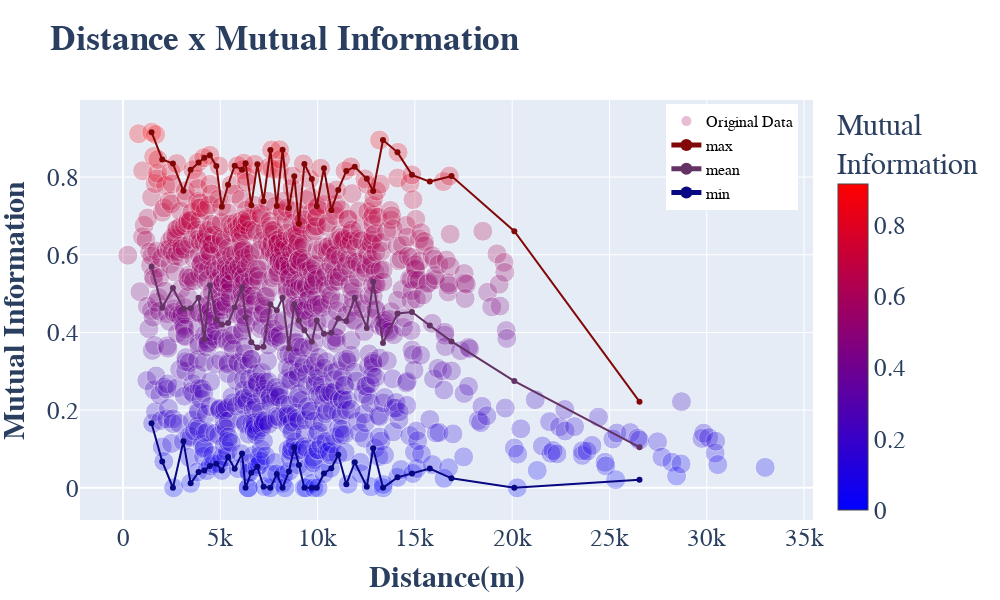

This figure's notebook cell:
### Code cell
fig2 = go.Figure()
fig2.add_trace(go.Scatter(x=dist_versus_infmutua['dist'], y=dist_versus_infmutua['mutual_inf'],
                    mode='markers', name='Original Data',
                     hovertemplate =
                    '<i>Distance</i>: %{x}<br>'+
                    '<i>Max Corr</i>: %{y}<br>'+
                    '<i>Count</i>: %{marker.size:,}',
                    marker=dict(
                       opacity=0.25,
                       color=dist_versus_infmutua['mutual_inf'],
                       colorbar=dict(
                          title="Mutual<br>Information"
                       ),
                       size=dist_versus_infmutua['count'],
                       sizemode='area',
                       sizeref=2.*(dist_versus_infmutua['count'].max())/(20.**2),
                       sizemin=1,
                       colorscale="Bluered"
                    )))
fig2.update_layout(legend= {'itemsizing': 'constant'})

fig2.add_trace(go.Scatter(x=data1['medians'], y=data1['maxs'],
                    mode='lines+markers', name='max', line=dict(color='rgb(130,8,8)', width=2)))
fig2.add_trace(go.Scatter(x=data1['medians'], y=data1['means'],
                    mode='lines+markers', name='mean', line=dict(color='rgb(100,50,100)', width=2)))
fig2.add_trace(go.Scatter(x=data1['medians'], y=data1['mins'],
                    mode='lines+markers', name='min', line=dict(color='rgb(8,8,130)', width=2)))


# fig2.update_xaxes(type="log")
fig2.update_layout(
    title_text="<b>Distance x Mutual Information</b>",
    xaxis_title="<b>Distance(m)</b>",
    yaxis_title="<b>Mutual Information</b>",
    font=dict(
        family="Tahoma",
        size=25,
      #   color="RebeccaPurple"
    ),
    width=1000,
    height=600,
    legend=dict(
      yanchor="top",
      y=0.99,
      xanchor="left",
      x=0.8,
      font=dict(
          family="Tahoma",
          size=16,  # Ajuste o tamanho da fonte da legenda aqui
          color="black"
      )
    ),
    hovermode="closest"
   )

fig2.show()

### Figure 1 — Plotly figure (JSON) as saved in the notebook; plotly's stock layout.template omitted (floating-point values rounded to 4 significant figures; data arrays with more than 128 entries replaced by an {"elided": "..."} marker saying what was removed)
{"data": [{"hovertemplate": "<i>Distance</i>: %{x}<br><i>Max Corr</i>: %{y}<br><i>Count</i>: %{marker.size:,}", "marker": {"color": {"elided": "1081 float values"}, "colorbar": {"title": {"text": "Mutual<br>Information"}}, "colorscale": [[0, "rgb(0,0,255)"], [1, "rgb(255,0,0)"]], "opacity": 0.25, "size": {"elided": "1081 int values"}, "sizemin": 1, "sizemode": "area", "sizeref": 0.005}, "mode": "markers", "name": "Original Data", "type": "scatter", "x": {"elided": "1081 float values"}, "y": {"elided": "1081 float values"}}, {"line": {"color": "rgb(130,8,8)", "width": 2}, "mode": "lines+markers", "name": "max", "type": "scatter", "x": [1467.0, 2016.0, 2565.0, 3105.0, 3477.0, 3884.0, 4180.0, 4465.0, 4797.0, 5080.0, 5399.0, 5739.0, 6118.0, 6298.0, 6591.0, 6904.0, 7222.0, 7574.0, 7905.0, 8200.0, 8525.0, 8801.0, 9040.0, 9321.0, 9703.0, 9959.0, 10330.0, 10700.0, 11060.0, 11480.0, 11910.0, 12530.0, 12860.0, 13360.0, 14110.0, 14850.0, 15770.0, 16880.0, 20110.0, 26540.0], "y": [0.9156, 0.8452, 0.8347, 0.7645, 0.8188, 0.8378, 0.8499, 0.856, 0.8287, 0.7236, 0.78, 0.8292, 0.8188, 0.8357, 0.7276, 0.8327, 0.7377, 0.8698, 0.7253, 0.8704, 0.7203, 0.8024, 0.6801, 0.8339, 0.7951, 0.7249, 0.8228, 0.7147, 0.7669, 0.8157, 0.8264, 0.7955, 0.7641, 0.8952, 0.8636, 0.8057, 0.7884, 0.8027, 0.6605, 0.2218]}, {"line": {"color": "rgb(100,50,100)", "width": 2}, "mode": "lines+markers", "name": "mean", "type": "scatter", "x": [1467.0, 2016.0, 2565.0, 3105.0, 3477.0, 3884.0, 4180.0, 4465.0, 4797.0, 5080.0, 5399.0, 5739.0, 6118.0, 6298.0, 6591.0, 6904.0, 7222.0, 7574.0, 7905.0, 8200.0, 8525.0, 8801.0, 9040.0, 9321.0, 9703.0, 9959.0, 10330.0, 10700.0, 11060.0, 11480.0, 11910.0, 12530.0, 12860.0, 13360.0, 14110.0, 14850.0, 15770.0, 16880.0, 20110.0, 26540.0], "y": [0.5692, 0.4634, 0.5146, 0.4608, 0.4621, 0.4893, 0.3824, 0.5215, 0.433, 0.4202, 0.424, 0.4646, 0.5165, 0.439, 0.3747, 0.3615, 0.3631, 0.472, 0.4569, 0.4894, 0.3589, 0.4728, 0.4309, 0.4054, 0.3758, 0.4309, 0.3964, 0.399, 0.4361, 0.4297, 0.4891, 0.4116, 0.5305, 0.3731, 0.4489, 0.4525, 0.418, 0.377, 0.2747, 0.1045]}, {"line": {"color": "rgb(8,8,130)", "width": 2}, "mode": "lines+markers", "name": "min", "type": "scatter", "x": [1467.0, 2016.0, 2565.0, 3105.0, 3477.0, 3884.0, 4180.0, 4465.0, 4797.0, 5080.0, 5399.0, 5739.0, 6118.0, 6298.0, 6591.0, 6904.0, 7222.0, 7574.0, 7905.0, 8200.0, 8525.0, 8801.0, 9040.0, 9321.0, 9703.0, 9959.0, 10330.0, 10700.0, 11060.0, 11480.0, 11910.0, 12530.0, 12860.0, 13360.0, 14110.0, 14850.0, 15770.0, 16880.0, 20110.0, 26540.0], "y": [0.166, 0.06778, 0.0001918, 0.1197, 0.01161, 0.04063, 0.04437, 0.05639, 0.06218, 0.04465, 0.07921, 0.04933, 0.08804, 0, 0.039, 0.05411, 0.003014, 0, 0.03582, 0, 0.04226, 0.1047, 0.05871, 0, 0, 0, 0.03681, 0.05025, 0.08497, 0.00925, 0.06576, 0.002777, 0.1018, 0, 0.0269, 0.03688, 0.04967, 0.02437, 0, 0.0209]}], "layout": {"font": {"family": "Tahoma", "size": 25}, "height": 600, "hovermode": "closest", "legend": {"font": {"color": "black", "family": "Tahoma", "size": 16}, "itemsizing": "constant", "x": 0.8, "xanchor": "left", "y": 0.99, "yanchor": "top"}, "title": {"text": "<b>Distance x Mutual Information</b>"}, "width": 1000, "xaxis": {"title": {"text": "<b>Distance(m)</b>"}}, "yaxis": {"title": {"text": "<b>Mutual Information</b>"}}}}
